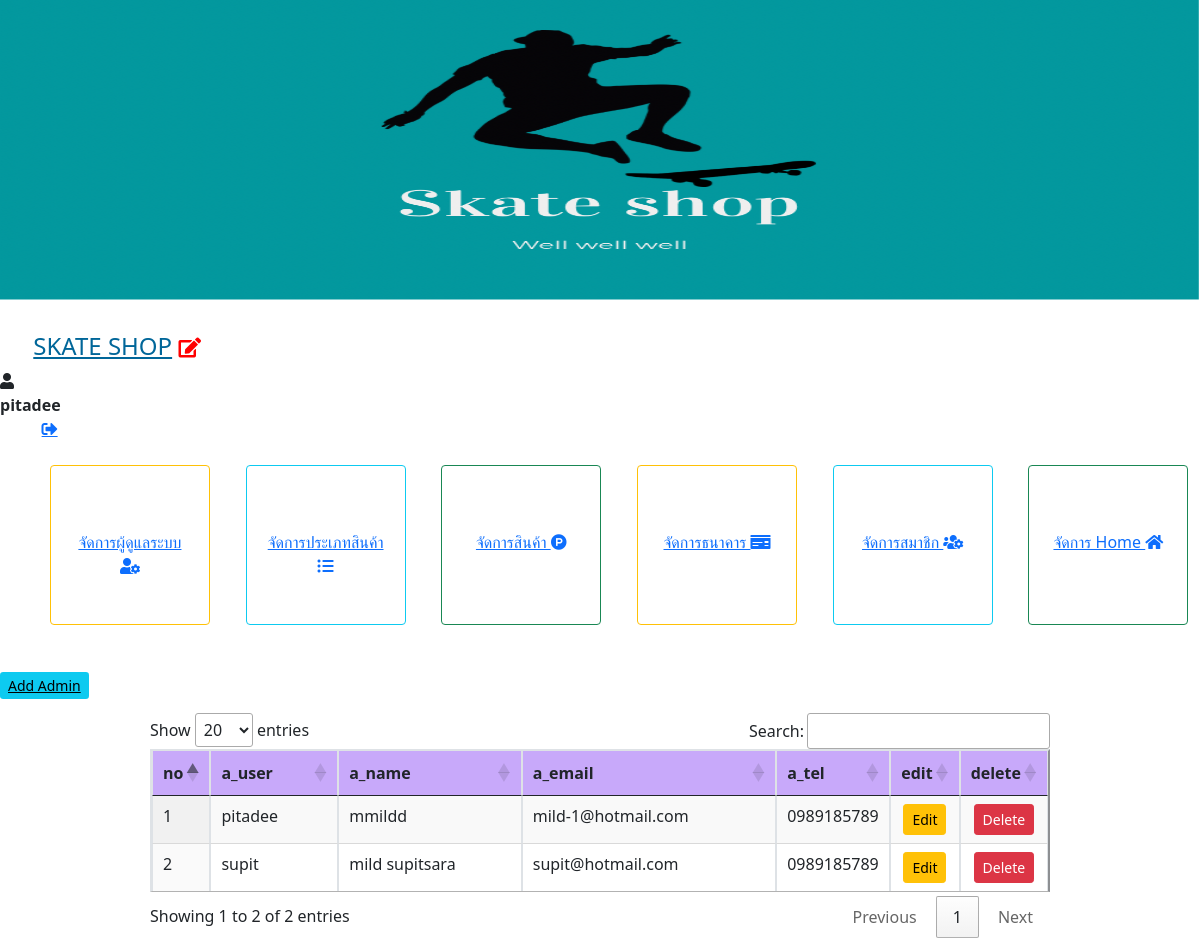
/skate-shop/admin/admin_list.php (signed in), run on the app's committed database.
### tables this page shows
CREATE TABLE `shop` (
  `h_id` int(10) NOT NULL,
  `h_name` varchar(100) NOT NULL,
  `g_img` varchar(200) NOT NULL,
  `h_address` varchar(200) DEFAULT NULL,
  `h_tel` varchar(12) DEFAULT NULL,
  `h_fb` varchar(200) DEFAULT NULL,
  `h_ig` varchar(200) DEFAULT NULL
);

### skate-shop/admin/h.php (called while the page is built, shortened)
<?php session_start();
  $a_user = $_SESSION['a_user'];
?>

### skate-shop/admin/admin_list.php (the view, shortened to what this page needs)
<!DOCTYPE html>
<html>
<head>
  <link href="https://cdn.jsdelivr.net/npm/bootstrap@5.0.2/dist/css/bootstrap.min.css" rel="stylesheet">
</head>
  <body>
    <?php include('h.php');
      ?>
      <?php include('header.php');
      ?>
      <br></br>
      <a  class="btn-info btn-sm" href="admin_list.php?act=add" data-bs-toggle="modal" data-bs-target="#addadmin" data-bs-whatever="@mdo">
      Add Admin
        </a>
<center>
    <div class="col-md-9">
    <?php
      include('datatable.php');
                include('condb.php');
                $query = "SELECT * FROM admin ORDER BY a_id ASC" or die("Error:" . mysqli_error());
                $result = mysqli_query($con, $query);
                $row_am = mysqli_fetch_assoc($result);
                $num=0;
                ?>
          <table border="2" class="display table table-bordered" id="example1" align="center"  >
          <thead  >
            <tr class="info" bgcolor='#c8a9fa'>
            <th width="5%">no</th>
            <th >a_user</th>
            <th>a_name</th>
            <th>a_email</th>
            <th width="10%">a_tel</th>
            <th width="5%">edit</th>
            <th width="5%">delete</th>
          </tr>
        </thead>
          <?php do {
            $num++;
            ?>
            <tr>
              <td><?php echo $num; ?></td>
              <td><?php echo $row_am['a_user']; ?></td>
              <td ><?php echo $row_am['a_name']; ?></td>
              <td><?php echo $row_am['a_email']; ?></td>
              <td ><?php echo $row_am['a_tel']; ?></td>
              <td align="center" ><a href="admin_list.php?act=edit&ID=<?php echo $row_am['a_id']; ?>" class="btn btn-warning btn-sm" > Edit </a> </td>
              <td align="center" ><a href="admin_del_db.php?ID=<?php echo $row_am['a_id']; ?>" class='btn btn-danger btn-sm'  onclick="return confirm('Do you want to delete this admin? !!!'')">Delete</a> </td>
            </tr>
            <?php } while ($row_am =  mysqli_fetch_assoc($result)); ?>
            </table></div></center>
  </body>
</html>

### skate-shop/admin/header.php (shortened to what this page needs)
<html lang="en">
<head>
    <?php include('h.php');
      ?>
       <?php include('h2.php');
      ?>
</head>
<?php
      $query_product = "SELECT * FROM shop ";
      $result_pro =mysqli_query($con, $query_product) or die ("Error in query: $query_product " . mysqli_error());
      $row_pro = mysqli_fetch_array($result_pro);
      ?>
<body>
<div class="row">
<img src="g_img/<?php echo $row_pro['g_img']; ?>" width="100%" height="300">
    <div class="col-10">
        <a  href="index.php"  align="center" class="card-title" style="color:#069;"><h4 ><?php echo $row_pro["h_name"];?></a>
        <a  class="navbar-brand" href="about_store_edit_db.php" data-bs-toggle="modal" data-bs-target="#edit" data-bs-whatever="@mdo">
          <i style="color:red;"class="fas fa-edit"></i>
        </a>
      </div>&nbsp;&nbsp;&nbsp;&nbsp;&nbsp;&nbsp;&nbsp;&nbsp;&nbsp;&nbsp;&nbsp;&nbsp;&nbsp;&nbsp;&nbsp;&nbsp;&nbsp;
      <div class="col-1">
        <div class="icons">
            <i class="fas fa-user"></i><b style="color:#212529"> <?php echo $a_user; ?></b>
            <a href="../logout.php" class="fas fa-sign-out-alt" onclick="return confirm('คุณต้องการออกจากระบบหรือไม่?')"></a>
        </div>
      </div>
</div>
<br>
<div class="row">
  <div class="col-sm">
<div class="card border-warning text-center" style="height: 10rem; width: 10rem;" >
  <div class="card-body">
    <br><br>
  <a href="admin_list.php">จัดการผู้ดูแลระบบ
     <i class="fas fa-user-cog"></i>
  </a>
  </div>
</div>
</div>
<div class="col-sm">
<div class="card border-info text-center" style="height: 10rem; width: 10rem;" >
  <div class="card-body ">
    <br><br>
    <a href="type_list.php">จัดการประเภทสินค้า   <i class="fas fa-list-ul"></i></a>
  </div>
</div>
</div>
<div class="col-sm">
<div class="card border-success text-center" style="height: 10rem; width: 10rem;" >
  <div class="card-body">
    <br><br>
    <a href="product_list.php">จัดการสินค้า   <i class="fab fa-product-hunt"></i></a>
  </div>
</div>
</div>
<div class="col-sm">
<div class="card border-warning text-center" style="height: 10rem; width: 10rem;" >
  <div class="card-body">
    <br><br>
    <a href="bank_list.php">จัดการธนาคาร  <i class="fas fa-money-check"></i></a>
  </div>
</div>
</div>
<div class="col-sm">
<div class="card border-info text-center" style="height: 10rem; width: 10rem;" >
  <div class="card-body">
    <br><br>
    <a href="member_list.php">จัดการสมาชิก  <i class="fas fa-users-cog"></i></a>
  </div>
</div>
</div>
<div class="col-sm">
<div class="card border-success text-center" style="height: 10rem; width: 10rem;" >
  <div class="card-body">
    <br><br>
    <a href="about_store.php">จัดการ Home  <i class="fas fa-home"></i></a>
  </div>
</div>
</div>
</div>
</body>
</html>

### data on the page
shop: g_img (picture), h_name "SKATE SHOP"

### other printed values
$a_user "pitadee"
$row_am['a_user'] "pitadee"
$row_am['a_name'] "mmildd"
$row_am['a_email'] "mild-1@hotmail.com"
$row_am['a_tel'] "0989185789"
$row_am['a_user'] "supit"
$row_am['a_name'] "mild supitsara"
$row_am['a_email'] "supit@hotmail.com"
